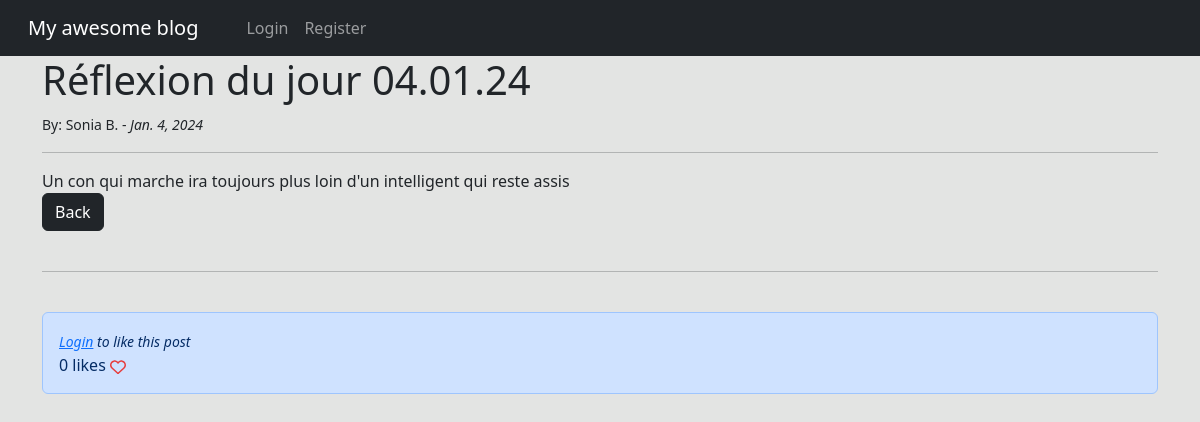
Page /article/21 on the committed database.
### theblog/models.py (models this page shows, shortened)
class Post(models.Model):
    title = models.CharField(max_length=255)
    title_tag = models.CharField(max_length=255)
    body = RichTextField(blank=True, null=True)
    author = models.ForeignKey(User, on_delete=models.CASCADE)
    post_date = models.DateField(auto_now_add=True)
    likes = models.ManyToManyField(User, related_name='blog_posts')
    summary = models.CharField(max_length=255)
    def total_likes(self):
        return self.likes.count()

### theblog/views.py (the view)
# urls.py: path('article/<int:pk>', ArticleDetailView.as_view(), name="article-detail"),
class ArticleDetailView(DetailView):
    model = Post
    template_name = 'article_details.html'
    def get_context_data(self, *args, **kwargs):
        context = super(ArticleDetailView, self).get_context_data()
        get_post = get_object_or_404(Post, id=self.kwargs['pk'])
        total_likes = get_post.total_likes()
        liked = False
        if get_post.likes.filter(id=self.request.user.id).exists():
            liked = True
        context['total_likes'] = total_likes
        context['liked'] = liked
        return context

### theblog/templates/article_details.html (shortened to what this page needs)
{% extends "base.html" %} {% block title %} {{ post.title_tag }} {% endblock %}
{% block content %}
<h1>{{ post.title }}</h1>
<small>
  By: {{ post.author.first_name }} {{post.author.last_name | first }}. -
  <i> {{ post.post_date }} </i>
</small>
<hr />
{{ post.body|safe }} {% comment %} safe is used to render html tags {% endcomment %}
<br />
<a class="btn btn-dark bg-dark" href="{% url 'home' %}">Back</a>
<br />
<br />
<hr />
<br />
<div class="alert alert-primary" role="alert">
  <form method="POST" action="{% url 'like_post' post.pk %}">
    {% if user.is_authenticated %}
      {% if liked %}
        <button
            type="submit"
            name="post_id"
            value="{{ post.id }}"
            class="btn btn-danger btn-sm">
            Unike
        </button>
      {% else %}
        <button
          type="submit"
          name="post_id"
          value="{{ post.id }}"
          class="btn btn-primary btn-sm">
          Like
        </button>
      {% endif %}
    {% else %}
        <small><em><a href="{% url 'login' %}">Login</a> to like this post </em><br/> </small>
    {% endif %}
  {% if total_likes == 1 %}
      {{ total_likes }} like
  {% else %}
      {{ total_likes }} likes
  {% endif %}
</form>
</div>
{% endblock %}

### rows in the picture
Post: title "Réflexion du jour 04.01.24", author.first_name "Sonia", author.last_name|first "B", post_date "Jan. 4, 2024", body "Un con qui marche ira toujours plus loin d'un intelligent qui reste assis"

### other values in the picture
{{ total_likes }} "0"
